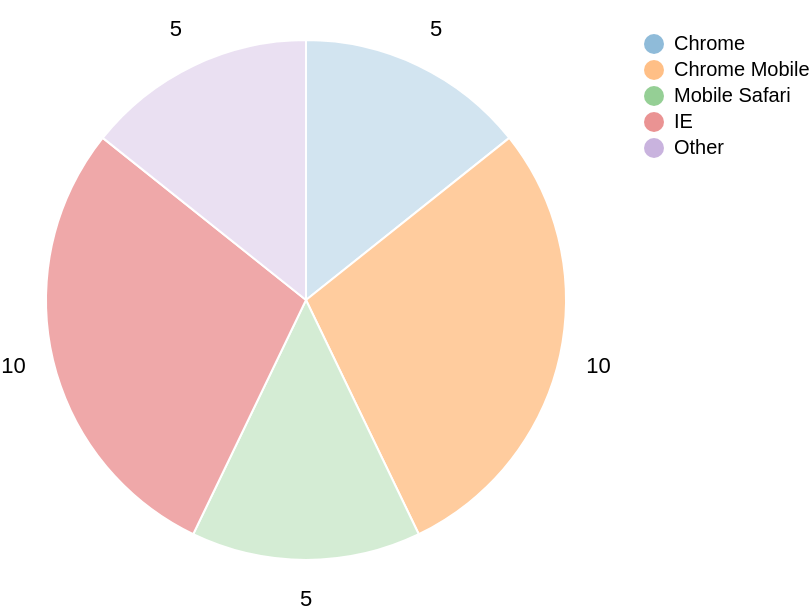

This figure's Vega-Lite source:
### Vega specification from a JSON file in a GitHub repository (floating-point values rounded to 4 significant figures)
{"$schema": "https://vega.github.io/schema/vega/v3.0.json", "width": 300, "height": 300, "data": [{"name": "data_table", "values": [{"key": "Chrome", "value": 5}, {"key": "Chrome Mobile", "value": 10}, {"key": "Mobile Safari", "value": 5}, {"key": "IE", "value": 10}, {"key": "Other", "value": 5}], "transform": [{"type": "collect"}]}, {"name": "data_table_pie", "source": "data_table", "transform": [{"type": "pie", "field": "value", "as": ["ff_outer_startAngle", "ff_outer_endAngle"]}]}], "scales": [{"name": "scale_color", "type": "ordinal", "range": {"scheme": "category10"}, "domain": {"data": "data_table", "field": "key"}}], "marks": [{"name": "mark_outer_ring", "type": "arc", "from": {"data": "data_table_pie"}, "encode": {"enter": {"x": {"signal": "width / 2"}, "y": {"signal": "height / 2"}, "fill": {"scale": "scale_color", "field": "key"}, "fillOpacity": {"signal": "min(max(datum['value'] * 0.04, 0.2), 0.7)"}, "stroke": {"value": "white"}, "startAngle": {"field": "ff_outer_startAngle"}, "endAngle": {"field": "ff_outer_endAngle"}, "innerRadius": {"value": 0}, "outerRadius": {"value": 130}}}}, {"name": "mark_text", "type": "text", "from": {"data": "data_table_pie"}, "encode": {"enter": {"text": {"signal": "datum['value']"}, "x": {"signal": "width / 2"}, "y": {"signal": "height / 2"}, "radius": {"value": 150}, "theta": {"signal": "(datum['ff_outer_startAngle'] + datum['ff_outer_endAngle'])/2"}, "align": {"value": "center"}, "baseline": {"value": "middle"}}}}], "legends": [{"fill": "scale_color", "title": "", "orient": "right", "encode": {"symbols": {"enter": {"fillOpacity": {"value": 0.5}}}, "labels": {"update": {"text": {"field": "value"}}}}}]}
